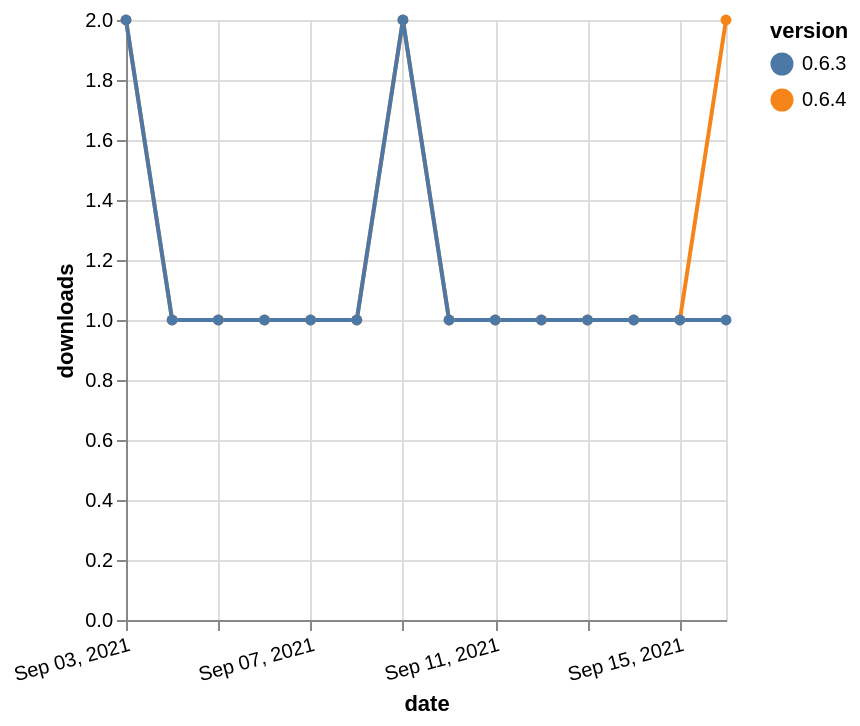

Here is the Vega-Lite specification saved for this chart:
### Vega-Lite specification from a JSON file in a GitHub repository (floating-point values rounded to 4 significant figures)
{"$schema": "https://vega.github.io/schema/vega-lite/v5.json", "description": "A simple bar chart with embedded data.", "data": {"values": [{"date": "2021-09-03", "total": 91, "delta": 2, "version": "0.6.4"}, {"date": "2021-09-04", "total": 92, "delta": 1, "version": "0.6.4"}, {"date": "2021-09-05", "total": 93, "delta": 1, "version": "0.6.4"}, {"date": "2021-09-06", "total": 94, "delta": 1, "version": "0.6.4"}, {"date": "2021-09-07", "total": 95, "delta": 1, "version": "0.6.4"}, {"date": "2021-09-08", "total": 96, "delta": 1, "version": "0.6.4"}, {"date": "2021-09-09", "total": 98, "delta": 2, "version": "0.6.4"}, {"date": "2021-09-10", "total": 99, "delta": 1, "version": "0.6.4"}, {"date": "2021-09-11", "total": 100, "delta": 1, "version": "0.6.4"}, {"date": "2021-09-12", "total": 101, "delta": 1, "version": "0.6.4"}, {"date": "2021-09-13", "total": 102, "delta": 1, "version": "0.6.4"}, {"date": "2021-09-14", "total": 103, "delta": 1, "version": "0.6.4"}, {"date": "2021-09-15", "total": 104, "delta": 1, "version": "0.6.4"}, {"date": "2021-09-16", "total": 106, "delta": 2, "version": "0.6.4"}, {"date": "2021-09-03", "total": 89, "delta": 2, "version": "0.6.3"}, {"date": "2021-09-04", "total": 90, "delta": 1, "version": "0.6.3"}, {"date": "2021-09-05", "total": 91, "delta": 1, "version": "0.6.3"}, {"date": "2021-09-06", "total": 92, "delta": 1, "version": "0.6.3"}, {"date": "2021-09-07", "total": 93, "delta": 1, "version": "0.6.3"}, {"date": "2021-09-08", "total": 94, "delta": 1, "version": "0.6.3"}, {"date": "2021-09-09", "total": 96, "delta": 2, "version": "0.6.3"}, {"date": "2021-09-10", "total": 97, "delta": 1, "version": "0.6.3"}, {"date": "2021-09-11", "total": 98, "delta": 1, "version": "0.6.3"}, {"date": "2021-09-12", "total": 99, "delta": 1, "version": "0.6.3"}, {"date": "2021-09-13", "total": 100, "delta": 1, "version": "0.6.3"}, {"date": "2021-09-14", "total": 101, "delta": 1, "version": "0.6.3"}, {"date": "2021-09-15", "total": 102, "delta": 1, "version": "0.6.3"}, {"date": "2021-09-16", "total": 103, "delta": 1, "version": "0.6.3"}]}, "width": "container", "mark": {"type": "line", "point": {"filled": true}}, "encoding": {"x": {"field": "date", "type": "temporal", "timeUnit": "yearmonthdate", "title": "date", "axis": {"labelAngle": -15}}, "y": {"field": "delta", "type": "quantitative", "title": "downloads"}, "color": {"field": "version", "type": "nominal"}, "tooltip": {"field": "delta"}}}
